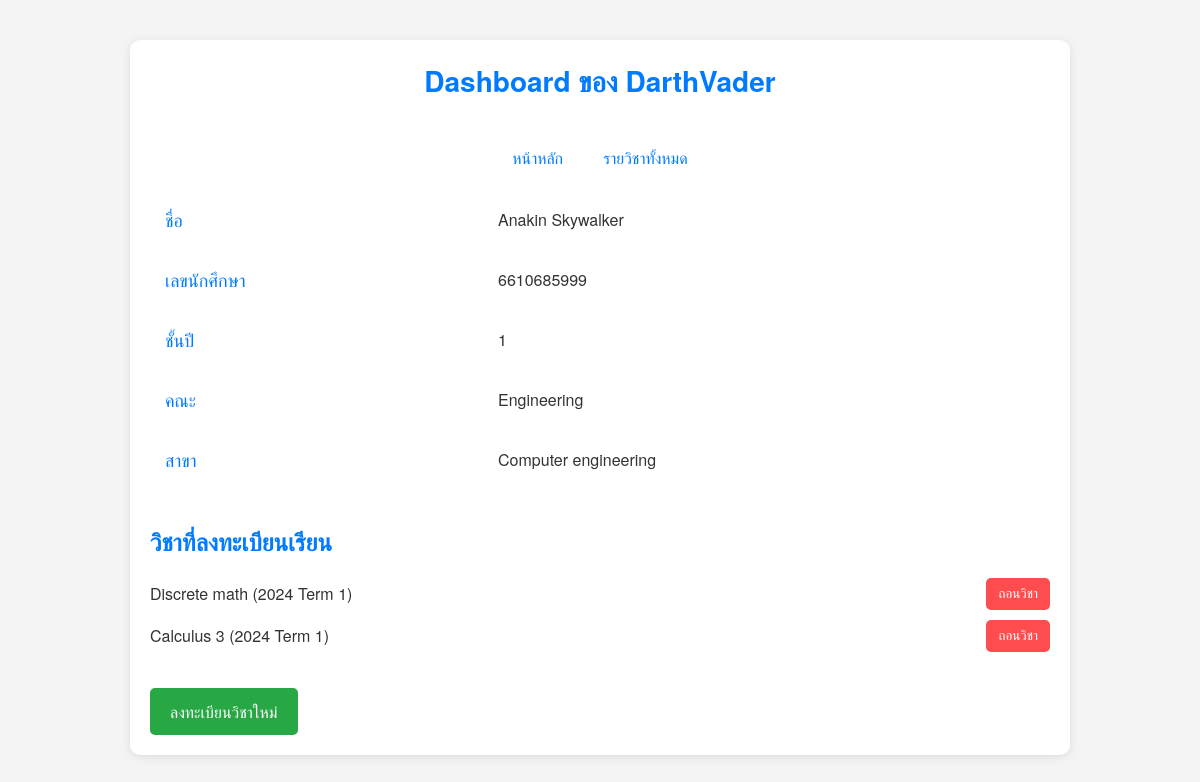
The page /users/dashboard/ (signed in) on the database as committed earlier.
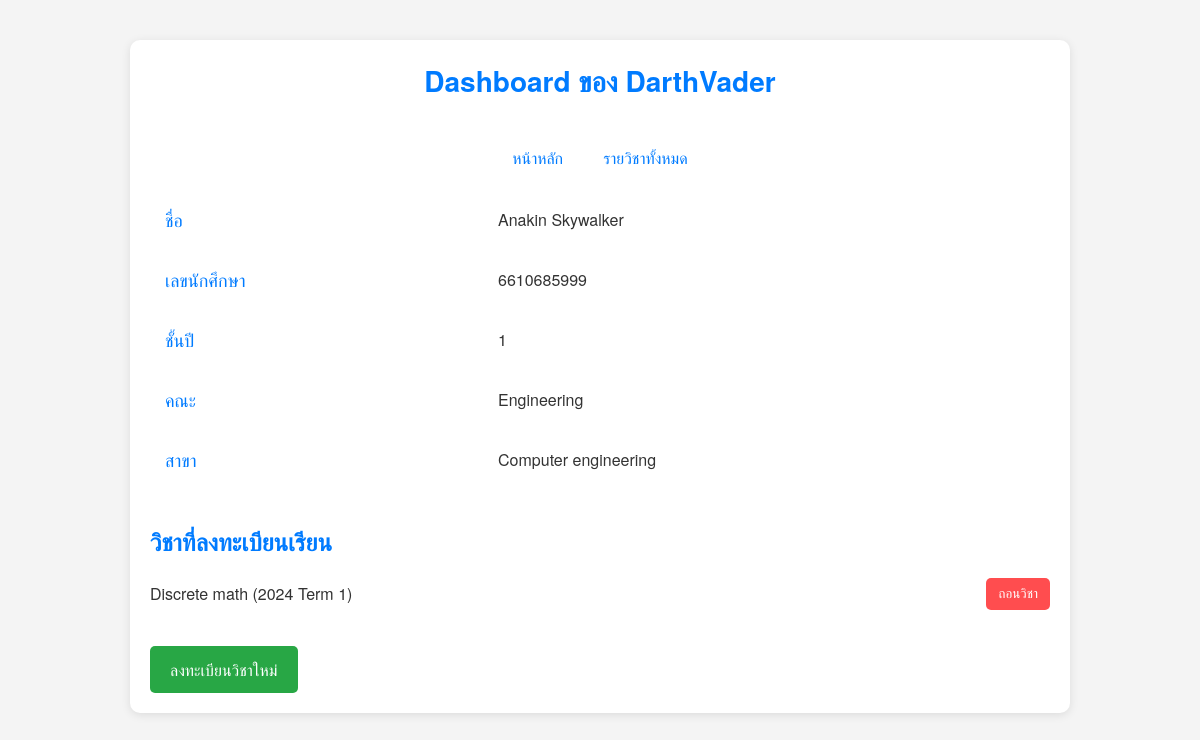
The same page on the database as committed later.
### app_users/models.py (models this page shows, shortened)
class Student(models.Model):
    GENDER_CHOICES = [
        ("M", "Male"),
        ("F", "Female"),
        ("O", "Other"),
    ]
    student_id = models.CharField(max_length=10, unique=True)  # รหัสนักเรียน
    first_name = models.CharField(max_length=100)  # ชื่อ
    last_name = models.CharField(max_length=100)  # นามสกุล
    date_of_birth = models.DateField()  # วันเกิด
    email = models.EmailField(unique=True)  # อีเมล
    phone_number = models.CharField(max_length=15, blank=True, null=True)  # เบอร์โทรศัพท์
    address = models.TextField(blank=True, null=True)  # ที่อยู่
    gender = models.CharField(max_length=1, choices=GENDER_CHOICES, default="O")  # เพศ
    faculty = models.CharField(max_length=100, blank=True, null=True)  # คณะวิชา
    major = models.CharField(max_length=100, blank=True, null=True)  # สาขาวิชา
    year_level = models.IntegerField(default=1)  # ปีการศึกษา
    user = models.OneToOneField(User, on_delete=models.CASCADE)

### RegCN/models.py (models this page shows, shortened)
class QuotaRequest(models.Model):
    student = models.ForeignKey(User, on_delete=models.CASCADE)  # นักเรียนที่ขอโควต้า
    subject = models.ForeignKey(Subject, on_delete=models.CASCADE)  # วิชาที่ต้องการขอโควต้า
    request_date = models.DateTimeField(auto_now_add=True)  # วันที่ขอ
    approved = models.BooleanField(default=False)  # อนุมัติหรือไม่
    rejected = models.BooleanField(default=False)  # ปฏิเสธหรือไม่

class Subject(models.Model):
    title = models.CharField(max_length=60)
    subject_id = models.CharField(max_length=6, primary_key=True)
    subject_term = models.CharField(max_length=6, choices=term_choice, default="1")
    subject_year = models.IntegerField(
        choices=YEAR_CHOICES, default=datetime.datetime.now().year
    )
    avilable_seat = models.IntegerField(default=0, validators=[MinValueValidator(0)])
    subject_is_open = models.BooleanField()

### app_users/views.py (the view)
# urls.py: path("dashboard/", views.dashboard, name="dashboard"),
@login_required
def dashboard(request: HttpRequest):
    quota_requests = None
    try:
        student = Student.objects.get(user=request.user)
        quota_requests = QuotaRequest.objects.filter(student=student.user)  # ข้อมูลการลงทะเบียนวิชา
        subjects = [quota_request.subject for quota_request in quota_requests]  # ดึงวิชาที่ผู้ใช้ลงทะเบียน
    except Student.DoesNotExist:
        student = None  # กรณีไม่มีข้อมูล Student
        subjects = []
    return render(request, "registration/dashboard.html", {"student": student, 'quota_requests': quota_requests, 'subjects': subjects})

### app_users/templates/registration/dashboard.html (shortened to what this page needs)
<!DOCTYPE html>
<html lang="en">
<head>
</head>
<body>
    <div class="container">
        <div class="header">
            Dashboard ของ {{ student.user.username }}
        </div>
        <div class="left-section">
            <a href="{% url 'home' %}">หน้าหลัก</a>
            <a href="{% url 'subject_list' %}" class="btn">รายวิชาทั้งหมด</a>
        </div>
        {% if student %}
        <table>
            <tr>
                <th>ชื่อ</th>
                <td>{{ student.first_name }} {{ student.last_name }}</td>
            </tr>
            <tr>
                <th>เลขนักศึกษา</th>
                <td>{{ student.student_id }}</td>
            </tr>
            <tr>
                <th>ชั้นปี</th>
                <td>{{ student.year_level }}</td>
            </tr>
            <tr>
                <th>คณะ</th>
                <td>{{ student.faculty }}</td>
            </tr>
            <tr>
                <th>สาขา</th>
                <td>{{ student.major }}</td>
            </tr>
        </table>
        <h2>วิชาที่ลงทะเบียนเรียน</h2>
        <ul>
            {% for request in quota_requests %}
            <li>
                <span class="subject-info">
                    {{ request.subject.title }} ({{ request.subject.subject_year }} Term {{ request.subject.subject_term }})
                </span>
                <span class="subject-actions">
                    <form action="{% url 'drop_subject' request.subject.subject_id %}" method="POST">
                        <button type="submit">ถอนวิชา</button>
                    </form>
                </span>
            </li>
            {% empty %}
            <li>ยังไม่ได้ลงทะเบียนวิชาใดๆ</li>
            {% endfor %}
        </ul>
        <a href="{% url 'register_subject' %}" class="register-link">ลงทะเบียนวิชาใหม่</a>
        {% else %}
        <p>ไม่พบข้อมูลนักเรียนในระบบ</p>
        {% endif %}
    </div>
</body>
</html>

### app_users/templates/registration/dashboard.html (style rules this page uses)
body { font-family: 'Helvetica Neue', Arial, sans-serif; background-color: #f4f4f4; color: #333; margin: 0; padding: 0; }
.container { max-width: 900px; margin: 40px auto; padding: 20px; background-color: #fff; box-shadow: 0 2px 10px rgba(0, 0, 0, 0.1); border-radius: 10px; }
.header { text-align: center; font-size: 28px; color: #007bff; margin-bottom: 30px; font-weight: 600; }
table { width: 100%; margin-bottom: 20px; border-collapse: separate; border-spacing: 0 10px; }
th, td { padding: 12px 15px; }
th { text-align: left; color: #007bff; font-weight: 500; font-size: 18px; }
td { color: #333; font-size: 16px; }
.left-section { display: flex; justify-content: center; gap: 10px; }
.left-section a { text-decoration: none; color: #007bff; padding: 15px; border-radius: 5px; transition: background-color 0.2s; }
h2 { color: #007bff; font-size: 24px; margin-top: 30px; }
ul { list-style-type: none; padding: 0; }
li { font-size: 16px; margin-bottom: 10px; display: flex; justify-content: space-between; align-items: center; }
.subject-info { flex-grow: 1; }
.subject-actions form { display: inline; }
.subject-actions button { background-color: #ff4d4f; color: white; border: none; padding: 8px 12px; border-radius: 5px; cursor: pointer; transition: background-color 0.3s; }
.register-link { display: inline-block; margin-top: 20px; padding: 12px 20px; background-color: #28a745; color: white; text-decoration: none; border-radius: 5px; font-size: 16px; }

Rows that differ between the two databases and show on the page:
removed QuotaRequest: subject "Calculus 3", subject.subject_year "2024", subject.subject_term "1"
